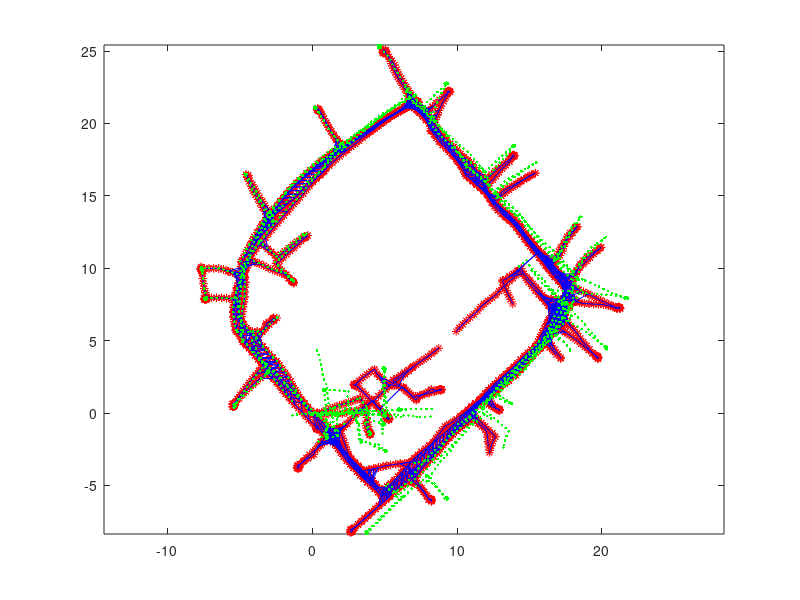

Reproduce this figure in MATLAB.
close all; clear all; clc;

A = load('coords.txt');

figure(1)
plot(A(:,1), A(:,2), '*r')
hold on
plot(A(:,3), A(:,4), '*r')

plot([A(:,1)'; A(:,3)'], [A(:,2)'; A(:,4)'], 'b') 

plot(A(:,5), A(:,6), '.g')
plot(A(:,7), A(:,8), '.g')

%plot([A(:,5)'; A(:,7)'], [A(:,6)'; A(:,7)'], 'k')
axis equal
